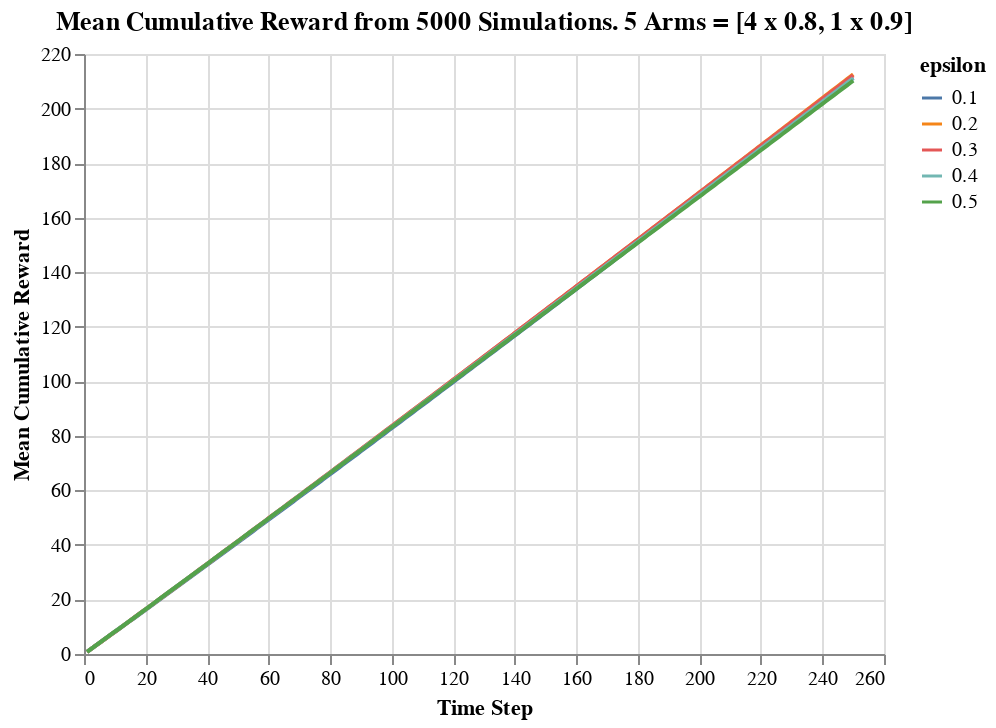

The code cell stored with this chart in its notebook:
### Code cell
alt.Chart(df_cumreward).mark_line().encode(
    alt.X("step:Q", title = "Time Step"),
    alt.Y("cum_reward:Q", title = "Mean Cumulative Reward"),
    color = alt.Color("epsilon:N")
).properties(
    title = "Mean Cumulative Reward from 5000 Simulations. 5 Arms = [4 x 0.8, 1 x 0.9]",
)

### Figure 1 — Vega-Lite specification as saved in the notebook (floating-point values rounded to 4 significant figures; data arrays with more than 128 entries replaced by an {"elided": "..."} marker saying what was removed)
{"$schema": "https://vega.github.io/schema/vega-lite/v3.4.0.json", "config": {"mark": {"tooltip": null}, "view": {"height": 300, "width": 400}}, "data": {"name": "data-0859edf746117a679b0146b3b1bb5c60"}, "datasets": {"data-0859edf746117a679b0146b3b1bb5c60": {"elided": "1250 records"}}, "encoding": {"color": {"field": "epsilon", "type": "nominal"}, "x": {"field": "step", "title": "Time Step", "type": "quantitative"}, "y": {"field": "cum_reward", "title": "Mean Cumulative Reward", "type": "quantitative"}}, "mark": "line", "title": "Mean Cumulative Reward from 5000 Simulations. 5 Arms = [4 x 0.8, 1 x 0.9]"}
